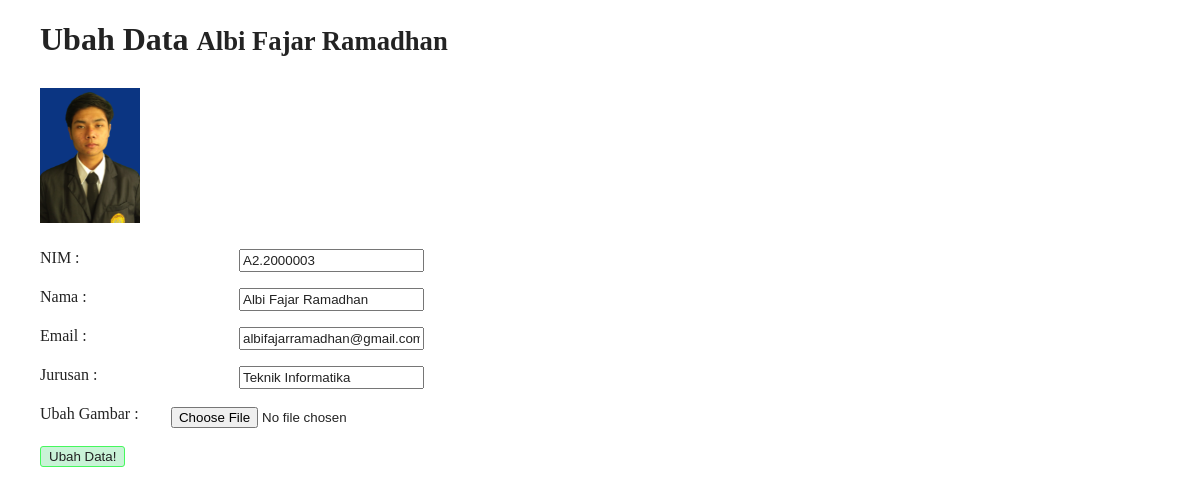
Screenshot of /ubah.php?id_ubah=13 (signed in) with the database file from the repository.
### tables this page shows
CREATE TABLE `mahasiswa` (
  `id` int(11) NOT NULL,
  `nama` varchar(100) DEFAULT NULL,
  `nim` char(10) DEFAULT NULL,
  `email` varchar(100) DEFAULT NULL,
  `jurusan` varchar(100) DEFAULT NULL,
  `gambar` varchar(100) DEFAULT NULL
);

### functions.php (called while the page is built, shortened)
<?php
$connection = mysqli_connect('localhost','root','','phpdasar');
function query($query){
    global $connection;
    $result = mysqli_query($connection, $query);
    $rows = [];
    while($row = mysqli_fetch_assoc($result)) {
        $rows[] = $row;
    }
    return $rows;
}

### ubah.php (the view, shortened to what this page needs)
<?php
require "functions.php";
$id = $_GET["id_ubah"];
$mhs = query("SELECT * FROM mahasiswa WHERE id = $id")[0];
?>
<!DOCTYPE html>
<html lang="en">
<head>
    <link rel="stylesheet" href="./style.css?v=1">
</head>
<body>
	<main>
	<h1>Ubah Data <small><?php echo $mhs["nama"]; ?></small></h1>
	<form action="" method="post" enctype="multipart/form-data">
		<ul class="input-list">
			<li style="margin-bottom: 10px">
				<img width="100px" src="img/<?= $mhs["gambar"]; ?>"/><br>
			</li>
			<li>
				<label for="nim">NIM : </label>
				<input type="text" name="nim" id="nim" value="<?php echo $mhs["nim"]; ?>">
			</li>
			<li>
				<label for="nama">Nama : </label>
				<input type="text" name="nama" id="nama" value="<?php echo $mhs["nama"]; ?>">
			</li>
			<li>
				<label for="email">Email : </label>
				<input type="text" name="email" id="email" value="<?php echo $mhs["email"]; ?>">
			</li>
			<li>
				<label for="jurusan">Jurusan : </label>
				<input type="text" name="jurusan" id="jurusan" value="<?php echo $mhs["jurusan"]; ?>">
			</li>
			<li>
				<label for="gambar">Ubah Gambar : </label><br>
				<input type="file" name="gambar" id="gambar">
			</li>
			<li>
				<button type="submit" name="ubah" class="green">Ubah Data!</button>
			</li>
		</ul>
	</form>
</main>
</body>
</html>

### style.css (style rules this page uses)
* { color: #232323; }
main { width: 100%; padding-left: 2rem; padding-right: 2rem; padding-bottom: 3rem; box-sizing: border-box !important; }
ul.input-list { max-width: 24rem; padding-left: 0rem; }
ul.input-list li { list-style: none; padding-top: .5rem; padding-bottom: .5rem; display: flex; width: 100%; justify-content: space-between; }
ul.input-list li input, ul.input-list li button { padding-top: .125rem; padding-bottom: .125rem; }
.btn, ul.input-list li button { padding-top: .125rem; padding-bottom: .125rem; background-color: #fefefa; padding-left: .5rem; padding-right: .5rem; border-radius: 3px; display: inline-block; }
.btn.green, ul.input-list li button.green { background-color: #c9f3d7; border: solid 1px #45f85d; color:#222 }
ul.input-list li button[type="submit"] { cursor: pointer; }

### rows the page displays
mahasiswa: nama "Albi Fajar Ramadhan", gambar (picture), nim "A2.2000003", email "albifajarramadhan@gmail.com", jurusan "Teknik Informatika"
